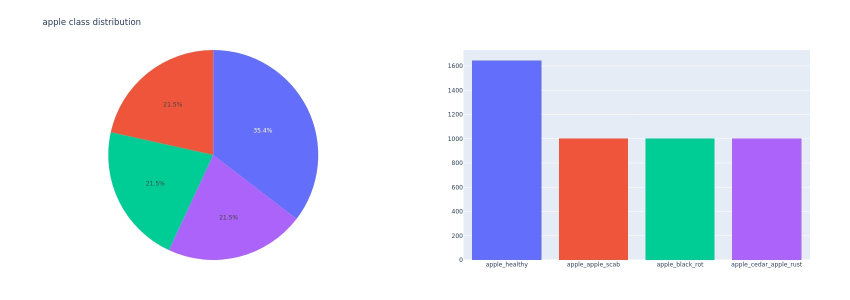
#> input picture resources/metadata/ds_apple_distrib.jpeg, 1700 x 600 px (shown at 1/2 size)
$ python -i image_preprocessing.py   (imports and definitions only)
#> lines starting #> are read from the running program, lines starting #| are printed output that depends on the picture; after the words box and inside, x2 and y2 are one past the last pixel; in counts of white or black regions, pixels touching at a corner belong together
import cv2
import numpy as np
from cli.cli_utils import plot_multiple_img
import skimage


def adaptive_thresh_and_canny(image_gray):
    """
    Uses a blurring function, adaptive thresholding and dilation to expose
    the main features of an image.

    Args:
        image_gray (numpy.ndarray):    grayscale image to process
    """
    blur = cv2.medianBlur(image_gray.copy(), 5)
    thresh = [
        cv2.adaptiveThreshold(
            blur, 255, cv2.ADAPTIVE_THRESH_MEAN_C, cv2.THRESH_BINARY, 15, 2),
        cv2.adaptiveThreshold(
            blur, 255, cv2.ADAPTIVE_THRESH_GAUSSIAN_C, cv2.THRESH_BINARY, 15, 2),

        cv2.adaptiveThreshold(
            blur, 255, cv2.ADAPTIVE_THRESH_MEAN_C, cv2.THRESH_BINARY, 15, 3),

        cv2.adaptiveThreshold(
            blur, 255, cv2.ADAPTIVE_THRESH_MEAN_C, cv2.THRESH_BINARY, 21, 4),
        cv2.adaptiveThreshold(
            blur, 255, cv2.ADAPTIVE_THRESH_GAUSSIAN_C, cv2.THRESH_BINARY, 21, 4),

        cv2.adaptiveThreshold(
            blur, 255, cv2.ADAPTIVE_THRESH_MEAN_C, cv2.THRESH_BINARY, 21, 2),
    ]

    canny = cv2.Canny(image_gray, 30, 100)
    k_size = (3, 3)
    kernel = cv2.getStructuringElement(cv2.MORPH_ELLIPSE, k_size)
    final = []
    for th in thresh:
        th = cv2.morphologyEx(th, cv2.MORPH_OPEN, kernel)
        final.append(th)
    final.append(canny)

    titles = ['AdapMeanTh 15-2', 'AdapGaussTh 15-2', 'AdapMeanTh 15-3',
              'AdapMeanTh 21-4', 'AdapGaussTh 21-4', 'AdapMeanTh 21-2',
              'canny edges --- [30-150]']
    plot_multiple_img(final, True, titles)


# [207 lines left out: functions morph_transform, automatic_brightness_and_contrast, adjust_lightness, adjust_contrast, remove_whites, fill_object and 1 more, not called in this run]

>>> import cv2
>>> picture = cv2.imread('../resources/metadata/ds_apple_distrib.jpeg', cv2.IMREAD_GRAYSCALE)
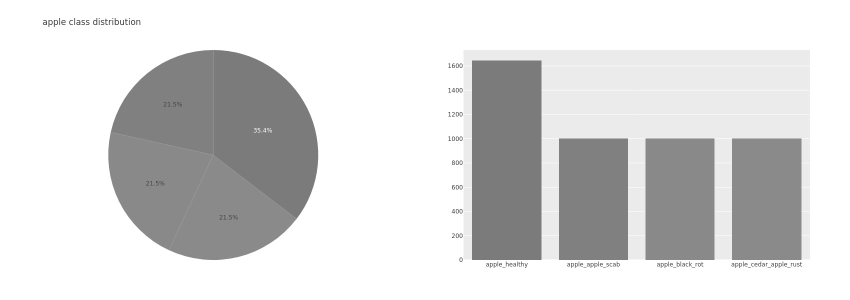
#> picture: shape (600, 1700) (shown at 1/2 size); min 49, max 255, mean 215.9
>>> result = adaptive_thresh_and_canny(picture)
#> in adaptive_thresh_and_canny, `canny = cv2.Canny(image_gray, 30, 100)`:
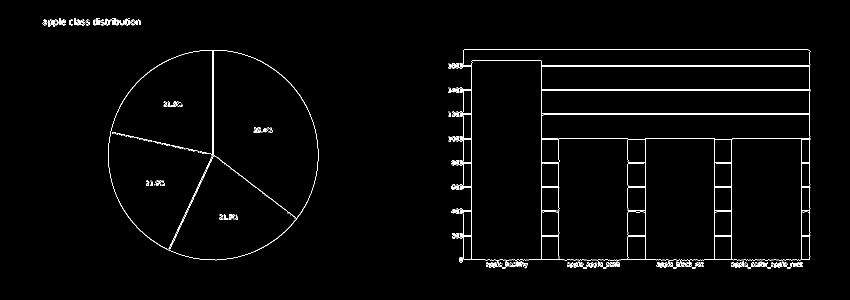
#> canny: shape (600, 1700) (shown at 1/2 size); 1.6% white in thin lines or dots, all inside (x1, y1, x2, y2) = (85, 36, 1621, 537)
#> the loop in adaptive_thresh_and_canny, `for th in thresh:` made 6 passes
#> pass 1, in adaptive_thresh_and_canny, `th = cv2.morphologyEx(th, cv2.MORPH_OPEN, kernel)`:
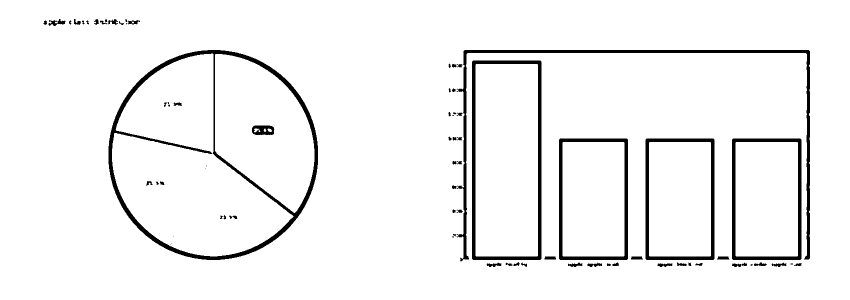
#> th: shape (600, 1700) (shown at 1/2 size); 95.1% white; 73 black regions (15 under 20 px), largest, box (x1, y1, x2, y2) and area: (217, 100, 636, 520) 13509, (904, 100, 1620, 523) 9446, (944, 121, 1083, 520) 7328
#> pass 2, in adaptive_thresh_and_canny, `th = cv2.morphologyEx(th, cv2.MORPH_OPEN, kernel)`:
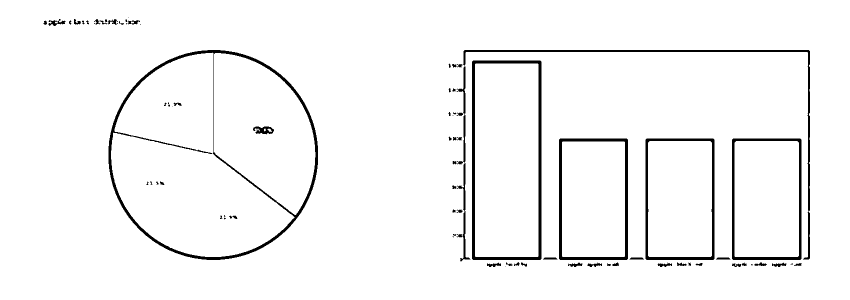
#> th: shape (600, 1700) (shown at 1/2 size); 96.3% white; 78 black regions (24 under 20 px), largest, box (x1, y1, x2, y2) and area: (217, 100, 636, 520) 8929, (904, 100, 1620, 523) 6363, (944, 121, 1083, 520) 6304
#> pass 3, in adaptive_thresh_and_canny, `th = cv2.morphologyEx(th, cv2.MORPH_OPEN, kernel)`:
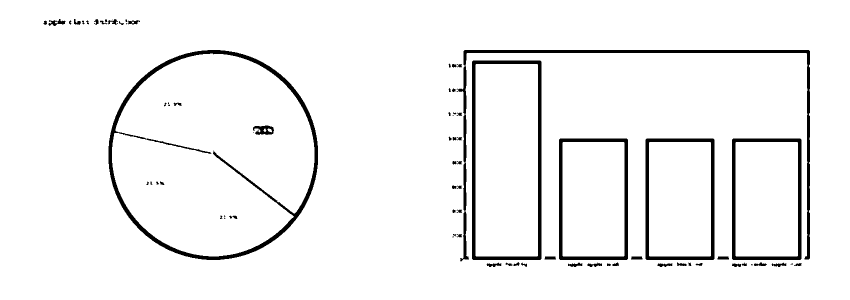
#> th: shape (600, 1700) (shown at 1/2 size); 95.3% white; 75 black regions (16 under 20 px), largest, box (x1, y1, x2, y2) and area: (217, 100, 636, 520) 11769, (913, 100, 1620, 523) 8950, (944, 121, 1083, 520) 7328
#> after the loop in adaptive_thresh_and_canny, `for th in thresh:`: final = 6 items
#> (the run stopped early here; a loop or call above may not have finished)

$ run again, on resources/metadata/ds_blueberry_distrib.jpeg
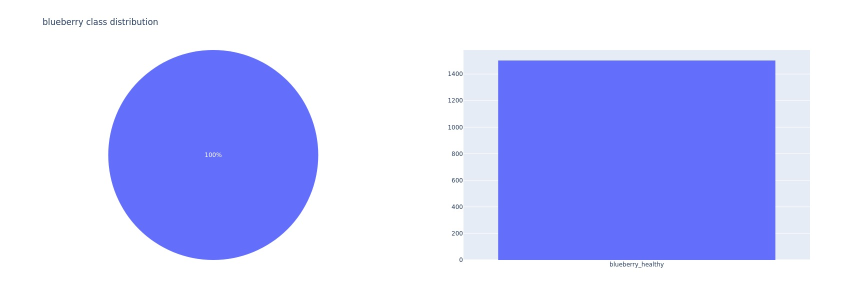
#> input picture resources/metadata/ds_blueberry_distrib.jpeg, 1700 x 600 px (shown at 1/2 size)
#> in adaptive_thresh_and_canny, `canny = cv2.Canny(image_gray, 30, 100)`:
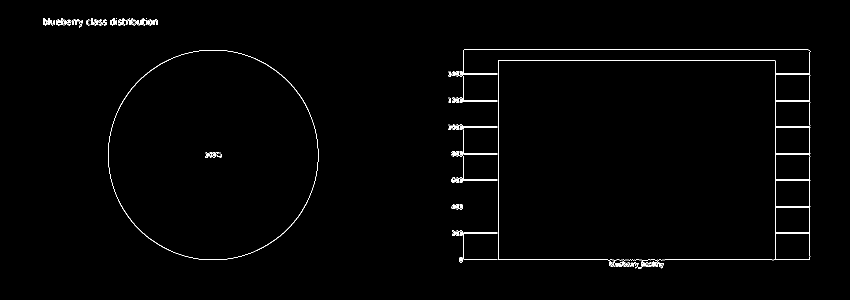
#> canny: shape (600, 1700) (shown at 1/2 size); 0.9% white in thin lines or dots, all inside (x1, y1, x2, y2) = (86, 36, 1621, 537)
#> the loop in adaptive_thresh_and_canny, `for th in thresh:` made 6 passes
#> pass 2, in adaptive_thresh_and_canny, `th = cv2.morphologyEx(th, cv2.MORPH_OPEN, kernel)`:
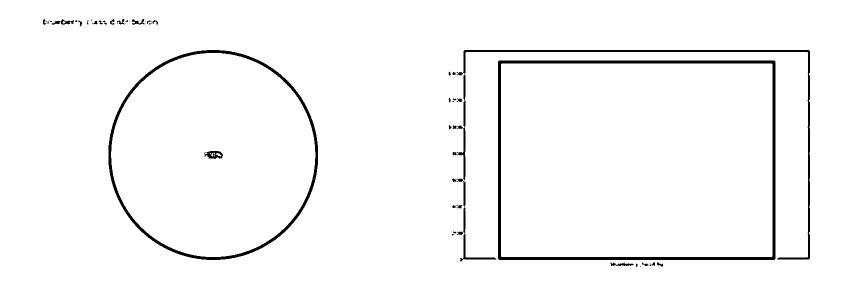
#> th: shape (600, 1700) (shown at 1/2 size); 97.3% white; 48 black regions (22 under 20 px), largest, box (x1, y1, x2, y2) and area: (996, 121, 1551, 520) 11296, (217, 100, 636, 520) 7615, (904, 100, 1620, 523) 6868
#> after the loop in adaptive_thresh_and_canny, `for th in thresh:`: final = 6 items

$ run again, on resources/metadata/ds_corn_distrib.jpeg
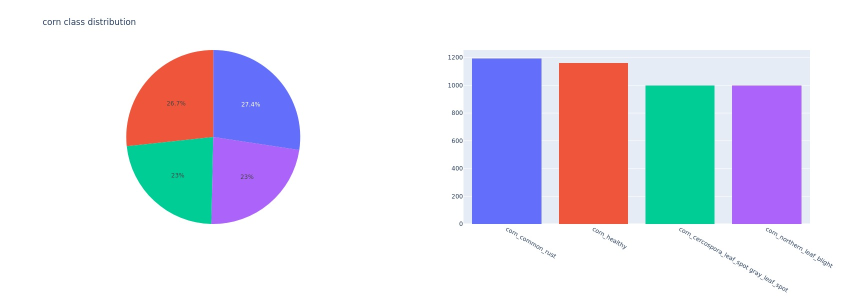
#> input picture resources/metadata/ds_corn_distrib.jpeg, 1700 x 600 px (shown at 1/2 size)
#> in adaptive_thresh_and_canny, `canny = cv2.Canny(image_gray, 30, 100)`:
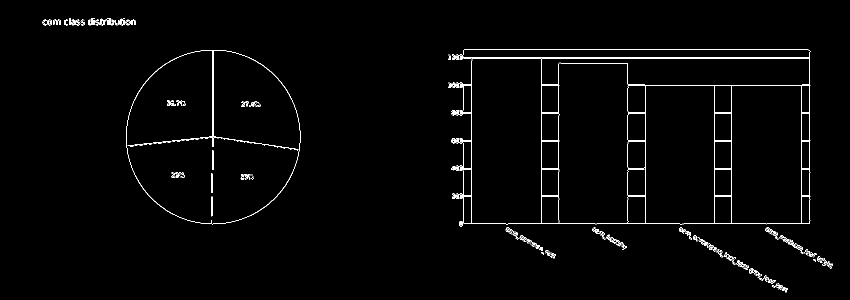
#> canny: shape (600, 1700) (shown at 1/2 size); 1.4% white in thin lines or dots, all inside (x1, y1, x2, y2) = (85, 36, 1666, 585)
#> the loop in adaptive_thresh_and_canny, `for th in thresh:` made 6 passes
#> pass 3, in adaptive_thresh_and_canny, `th = cv2.morphologyEx(th, cv2.MORPH_OPEN, kernel)`:
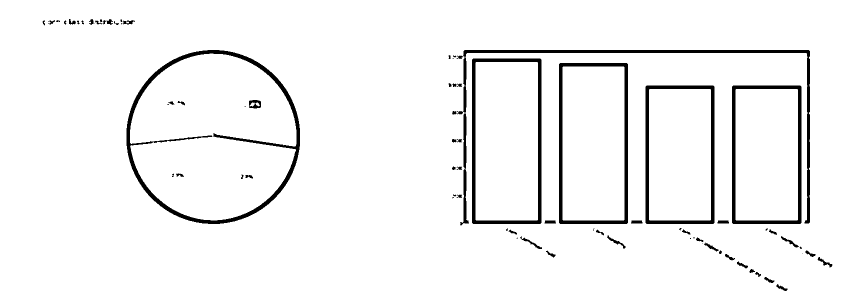
#> th: shape (600, 1700) (shown at 1/2 size); 95.5% white; 75 black regions (20 under 20 px), largest, box (x1, y1, x2, y2) and area: (253, 100, 600, 448) 9839, (904, 100, 1620, 451) 8258, (944, 117, 1083, 448) 6376
#> after the loop in adaptive_thresh_and_canny, `for th in thresh:`: final = 6 items
